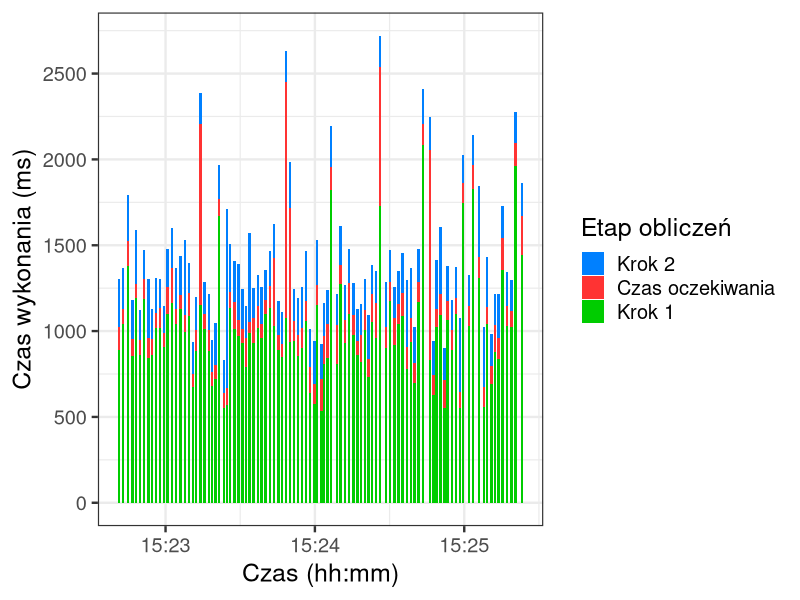

This chart was generated by the following R code:
library("ggplot2")
library("scales")

png(filename="aws-data-intensive-10mb-barplot.png", width=800, height=600)

dat = read.csv("barplot.csv")
dat$time = as.POSIXct(dat$time, format = "%Y-%m-%dT%H:%M:%OSZ")
dat$name= factor(dat$name,levels=c("Krok 2", "Czas oczekiwania", "Krok 1"))

ggplot(dat, aes(time, duration)) +
geom_bar(stat="identity", aes(fill=name)) +
theme(plot.margin = unit(c(1,1,1,1), "cm")) + theme_bw(base_size=18) +
scale_y_continuous(breaks=pretty_breaks(n=10)) +
labs(x = "Czas (hh:mm)", y = "Czas wykonania (ms)") +
scale_fill_manual("Etap obliczeń", values = c("Krok 1" = "#00CC00", "Krok 2" = "#0080FF", "Czas oczekiwania" = "#FF3333"))
